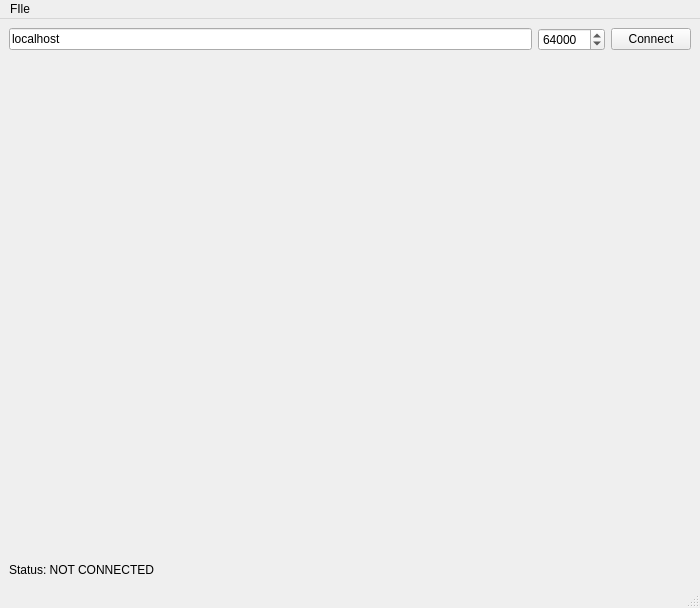
<?xml version="1.0" encoding="UTF-8"?>
<ui version="4.0">
 <class>MainWindow</class>
 <widget class="QMainWindow" name="MainWindow">
  <property name="geometry">
   <rect>
    <x>0</x>
    <y>0</y>
    <width>700</width>
    <height>579</height>
   </rect>
  </property>
  <property name="windowTitle">
   <string>MainWindow</string>
  </property>
  <widget class="QWidget" name="centralwidget">
   <layout class="QVBoxLayout" name="verticalLayout">
    <item>
     <layout class="QHBoxLayout" name="horizontalLayout">
      <property name="sizeConstraint">
       <enum>QLayout::SetDefaultConstraint</enum>
      </property>
      <item>
       <widget class="QLineEdit" name="LE_host">
        <property name="text">
         <string>localhost</string>
        </property>
       </widget>
      </item>
      <item>
       <widget class="QSpinBox" name="SB_port">
        <property name="maximum">
         <number>100000</number>
        </property>
        <property name="value">
         <number>64000</number>
        </property>
       </widget>
      </item>
      <item>
       <widget class="QPushButton" name="PB_connect">
        <property name="text">
         <string>Connect</string>
        </property>
       </widget>
      </item>
     </layout>
    </item>
    <item>
     <layout class="QHBoxLayout" name="horizontalLayout_2">
      <item>
       <widget class="pointWidget" name="widget" native="true">
        <property name="sizePolicy">
         <sizepolicy hsizetype="Preferred" vsizetype="Preferred">
          <horstretch>0</horstretch>
          <verstretch>0</verstretch>
         </sizepolicy>
        </property>
        <property name="minimumSize">
         <size>
          <width>500</width>
          <height>500</height>
         </size>
        </property>
        <property name="baseSize">
         <size>
          <width>0</width>
          <height>0</height>
         </size>
        </property>
       </widget>
      </item>
     </layout>
    </item>
    <item>
     <widget class="QLabel" name="L_connectionStatus">
      <property name="sizePolicy">
       <sizepolicy hsizetype="Maximum" vsizetype="Fixed">
        <horstretch>0</horstretch>
        <verstretch>0</verstretch>
       </sizepolicy>
      </property>
      <property name="text">
       <string>Status: NOT CONNECTED</string>
      </property>
     </widget>
    </item>
   </layout>
  </widget>
  <widget class="QMenuBar" name="menubar">
   <property name="geometry">
    <rect>
     <x>0</x>
     <y>0</y>
     <width>700</width>
     <height>25</height>
    </rect>
   </property>
   <widget class="QMenu" name="menuFIle">
    <property name="title">
     <string>FIle</string>
    </property>
    <addaction name="actionExit"/>
   </widget>
   <addaction name="menuFIle"/>
  </widget>
  <widget class="QStatusBar" name="statusbar"/>
  <action name="actionExit">
   <property name="text">
    <string>Exit</string>
   </property>
  </action>
 </widget>
 <customwidgets>
  <customwidget>
   <class>pointWidget</class>
   <extends>QWidget</extends>
   <header>pointwidget.h</header>
   <container>1</container>
  </customwidget>
 </customwidgets>
 <resources/>
 <connections/>
</ui>
